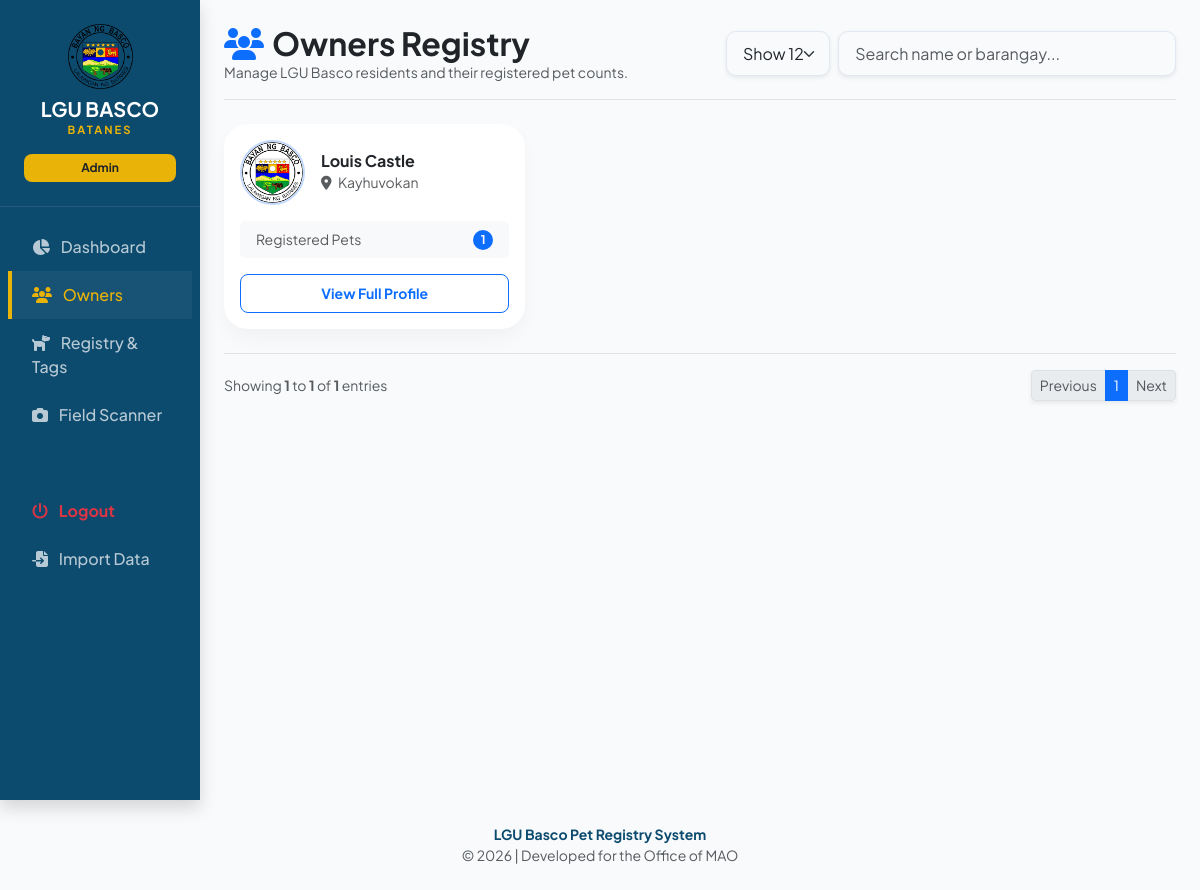
Page /owners.php (signed in) on the committed database.
### tables this page shows
CREATE TABLE `tbl_owners` (
  `owner_id` int(11) NOT NULL,
  `fullname` varchar(100) NOT NULL,
  `barangay` varchar(50) NOT NULL,
  `contact_number` varchar(15) NOT NULL,
  `owner_photo` varchar(255) DEFAULT 'default_owner.png',
  `address` text DEFAULT NULL,
  `created_at` timestamp NOT NULL DEFAULT current_timestamp()
);

### owners.php (the view, shortened to what this page needs)
<?php
include('db_connect.php');
include('includes/header.php');
?>
<main class="col-md-9 ms-sm-auto col-lg-10 px-md-4 py-4">
    <div class="d-flex flex-column flex-md-row justify-content-between align-items-md-center mb-4 border-bottom pb-3 gap-3">
        <div>
            <h2 class="fw-bold text-dark mb-0"><i class="fas fa-users me-2 text-primary"></i>Owners Registry</h2>
            <p class="text-muted small mb-0">Manage LGU Basco residents and their registered pet counts.</p>
        </div>
        <div class="d-flex gap-2 w-100" style="max-width: 450px;">
            <select id="entrySelect" class="form-select shadow-sm" style="width: 130px; border-radius: 10px;">
                <option value="12" selected>Show 12</option>
            </select>
            <input type="text" id="ownerSearch" class="form-control shadow-sm" placeholder="Search name or barangay..." style="border-radius: 10px;">
        </div>
    </div>
    <div class="row g-4" id="ownerContainer">
        <?php
        $owners = $pdo->query("SELECT o.*, (SELECT COUNT(*) FROM tbl_dogs WHERE owner_id = o.owner_id) as dog_count FROM tbl_owners o ORDER BY o.fullname ASC")->fetchAll();
        foreach($owners as $row):
            $photo_filename = !empty($row['owner_photo']) ? $row['owner_photo'] : 'default_owner.png';
            $photo_path = "uploads/owners/" . $photo_filename;
        ?>
        <div class="col-md-6 col-lg-4 owner-card" data-name="<?php echo strtolower($row['fullname'] . ' ' . $row['barangay']); ?>">
            <div class="card border-0 shadow-sm p-3 h-100" style="border-radius: 15px;">
                <div class="d-flex align-items-center mb-3">
                    <img src="<?php echo $photo_path; ?>"
                         class="rounded-circle me-3 border border-2 border-primary border-opacity-25"
                         style="width: 65px; height: 65px; object-fit: cover;"
                         onerror="this.src='uploads/owners/default_owner.png';">
                    <div>
                        <h6 class="fw-bold mb-0 text-dark"><?php echo htmlspecialchars($row['fullname']); ?></h6>
                        <small class="text-muted"><i class="fas fa-map-marker-alt me-1"></i> <?php echo htmlspecialchars($row['barangay']); ?></small>
                    </div>
                </div>
                <div class="bg-light rounded p-2 mb-3 d-flex justify-content-between align-items-center px-3">
                    <span class="small text-muted">Registered Pets</span>
                    <span class="badge bg-primary rounded-pill"><?php echo $row['dog_count']; ?></span>
                </div>
                <a href="owner_profile.php?id=<?php echo $row['owner_id']; ?>" class="btn btn-outline-primary btn-sm w-100 fw-bold py-2" style="border-radius: 8px;">
                    View Full Profile
                </a>
            </div>
        </div>
        <?php endforeach; ?>
    </div>
    <div class="d-flex flex-column flex-md-row justify-content-between align-items-center mt-4 pt-3 border-top">
        <span id="showingText" class="text-muted small mb-3 mb-md-0">Showing 0 to 0 of 0 entries</span>
        <nav>
            <ul class="pagination pagination-sm mb-0 shadow-sm" id="paginationControls">
                </ul>
        </nav>
    </div>
</main>
<?php include('includes/footer.php'); ?>

### includes/header.php (style rules this page uses)
:root { --basco-primary: #0c4a6e; --basco-primary-hover: #075985; --basco-accent: #eab308; --basco-success: #15803d; --basco-background: #f8fafc; --basco-text: #1e293b; --soft-shadow: 0 10px 25px -5px rgba(0, 0, 0, 0.05); }
body { font-family: 'Plus Jakarta Sans', sans-serif; background-color: var(--basco-background); color: var(--basco-text); padding-bottom: 0; overflow-x: hidden; }
.card { border: none !important; border-radius: 1.5rem !important; box-shadow: var(--soft-shadow) !important; transition: transform 0.2s ease; }
.btn { border-radius: 12px; font-weight: 600; padding: 0.6rem 1.25rem; }
.form-control, .form-select { border-radius: 12px; border: 1px solid #e2e8f0; padding: 0.6rem 1rem; background-color: #f8fafc; }

### rows in the picture
tbl_owners: owner_photo (picture), fullname "Louis Castle", barangay "Kayhuvokan", dog_count "1"

### other values in the picture
$_SESSION['role'] "Admin"
